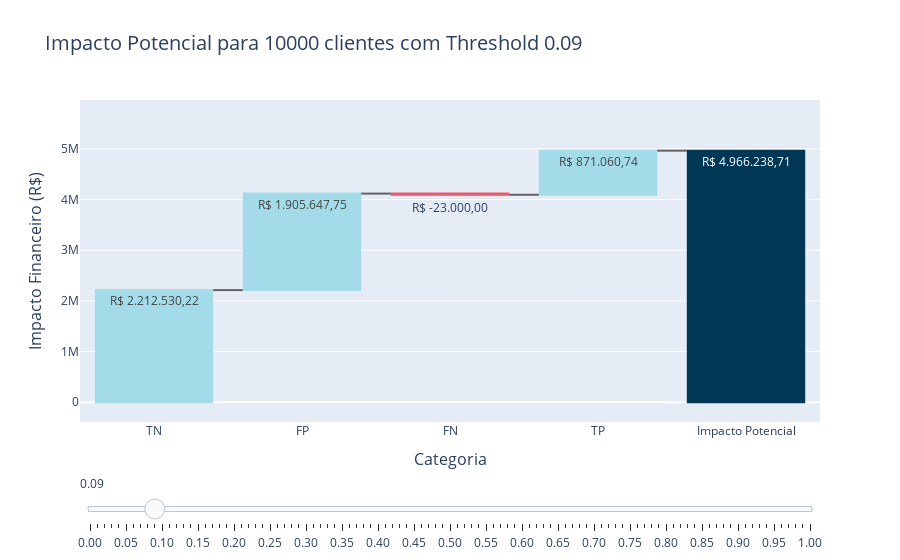

Notebook source saved alongside this figure:
### Code cell
import plotly.graph_objects as go



# Encontrar os valores mínimo e máximo do df
min = abs(df_impact.min().min())
min = -min - 10 ** int(np.log10(min))

max = abs(df_impact.max().max())
max = max + 10 ** int(np.log10(max))


# Encontrar o índice do maior impacto_potencial
threshold_index_inicial = df_impact['impacto_potencial'].idxmax()

# Função para criar a figura inicial do gráfico de cascata
def create_waterfall_figure(df, threshold_index):
    threshold = df['threshold'].iloc[threshold_index]
    values = [
        df['TN'].iloc[threshold_index],
        df['FP'].iloc[threshold_index],
        df['FN'].iloc[threshold_index],
        df['TP'].iloc[threshold_index],
    ]
    labels = ['TN', 'FP', 'FN', 'TP']
    total = df['impacto_potencial'].iloc[threshold_index]

    fig = go.Figure()

    fig.add_trace(go.Waterfall(
        name="Impacto Potencial",
        orientation="v",
        measure=["relative"] * len(values) + ["total"],
        x=labels + ['Impacto Potencial'],
        y=values + [total],
        base=0,
        connector={"line": {"color": "rgba(63, 63, 63, 0.8)"}},
        decreasing={"marker": {"color": "#e65a6d"}}, #red
        increasing={"marker": {"color": "#a3dce8"}}, #blue
        totals={"marker": {"color": "#003755" if total >= 0 else "red"}},
        text=[f"R$ {valor(v)}" for v in values] + [f"R$ {valor(total)}"]
    ))

    fig.update_layout(
        title=f"Impacto Potencial para {n_cliente} clientes com Threshold {threshold:.2f}",
        xaxis_title="Categoria",
        yaxis_title="Impacto Financeiro (R$)",
        title_font_size=20,
        xaxis_title_font_size=16,
        yaxis_title_font_size=16,
        yaxis=dict(range=[min, max])
    )

    return fig

# Criação inicial da figura
fig = create_waterfall_figure(df_impact, threshold_index_inicial)

# Criar o controle deslizante
steps = []
for i in range(len(thresholds)):

    step = {
        'method': 'update',
        'args': [
            {
                'y': [
                    [df_impact['TN'].iloc[i], 
                     df_impact['FP'].iloc[i], 
                     df_impact['FN'].iloc[i], 
                     df_impact['TP'].iloc[i], 
                     df_impact['impacto_potencial'].iloc[i]],  # Valores do gráfico de cascata e impacto total
                ],
                'totals':{"marker": {"color": "#003755" if df_impact['impacto_potencial'].iloc[i] >= 0 else "red"}},
                'text': [
                    [f"R$ {valor(v)}" for v in [df_impact['TN'].iloc[i],
                                                df_impact['FP'].iloc[i], 
                                                df_impact['FN'].iloc[i], 
                                                df_impact['TP'].iloc[i], 
                                                df_impact['impacto_potencial'].iloc[i]]]  # Textos
                ]
            },
            {'title': f"Impacto Potencial para {n_cliente} clientes com Threshold {df_impact['threshold'].iloc[i]:.2f}"}
        ],
        'label': f"{thresholds[i]:.2f}"    
    }
    steps.append(step)

sliders = [{
    'active': threshold_index_inicial,
    'pad': {"t": 50},
    'steps': steps
}]

fig.update_layout(
    sliders=sliders
)

# Mostrar o gráfico
fig.show()

### Figure 1 — Plotly figure (JSON) as saved in the notebook; plotly's stock layout.template omitted (floating-point values rounded to 4 significant figures)
{"data": [{"base": 0, "connector": {"line": {"color": "rgba(63, 63, 63, 0.8)"}}, "decreasing": {"marker": {"color": "#e65a6d"}}, "increasing": {"marker": {"color": "#a3dce8"}}, "measure": ["relative", "relative", "relative", "relative", "total"], "name": "Impacto Potencial", "orientation": "v", "text": ["R$ 2.212.530,22", "R$ 1.905.647,75", "R$ -23.000,00", "R$ 871.060,74", "R$ 4.966.238,71"], "totals": {"marker": {"color": "#003755"}}, "type": "waterfall", "x": ["TN", "FP", "FN", "TP", "Impacto Potencial"], "y": [2213000.0, 1906000.0, -23000, 871100.0, 4966000.0]}], "layout": {"sliders": [{"active": 9, "pad": {"t": 50}, "steps": [{"args": [{"text": [["R$ 0,00", "R$ 3.911.677,97", "R$ -0,00", "R$ 945.538,05", "R$ 4.857.216,02"]], "totals": {"marker": {"color": "#003755"}}, "y": [[0, 3912000.0, 0, 945500.0, 4857000.0]]}, {"title": "Impacto Potencial para 10000 clientes com Threshold 0.00"}], "label": "0.00", "method": "update"}, {"args": [{"text": [["R$ 0,00", "R$ 3.911.677,97", "R$ -0,00", "R$ 945.538,05", "R$ 4.857.216,02"]], "totals": {"marker": {"color": "#003755"}}, "y": [[0, 3912000.0, 0, 945500.0, 4857000.0]]}, {"title": "Impacto Potencial para 10000 clientes com Threshold 0.01"}], "label": "0.01", "method": "update"}, {"args": [{"text": [["R$ 185.716,82", "R$ 3.743.294,48", "R$ -1.000,00", "R$ 942.299,91", "R$ 4.870.311,21"]], "totals": {"marker": {"color": "#003755"}}, "y": [[185700.0, 3743000.0, -1000.0, 942300.0, 4870000.0]]}, {"title": "Impacto Potencial para 10000 clientes com Threshold 0.02"}], "label": "0.02", "method": "update"}, {"args": [{"text": [["R$ 526.792,91", "R$ 3.434.051,73", "R$ -3.500,00", "R$ 934.204,55", "R$ 4.891.549,18"]], "totals": {"marker": {"color": "#003755"}}, "y": [[526800.0, 3434000.0, -3500.0, 934200.0, 4892000.0]]}, {"title": "Impacto Potencial para 10000 clientes com Threshold 0.03"}], "label": "0.03", "method": "update"}, {"args": [{"text": [["R$ 912.512,46", "R$ 3.084.332,17", "R$ -5.000,00", "R$ 929.347,33", "R$ 4.921.191,97"]], "totals": {"marker": {"color": "#003755"}}, "y": [[912500.0, 3084000.0, -5000, 929300.0, 4921000.0]]}, {"title": "Impacto Potencial para 10000 clientes com Threshold 0.04"}], "label": "0.04", "method": "update"}, {"args": [{"text": [["R$ 1.182.159,00", "R$ 2.839.852,30", "R$ -9.500,00", "R$ 914.775,68", "R$ 4.927.286,98"]], "totals": {"marker": {"color": "#003755"}}, "y": [[1182000.0, 2840000.0, -9500, 914800.0, 4927000.0]]}, {"title": "Impacto Potencial para 10000 clientes com Threshold 0.05"}], "label": "0.05", "method": "update"}, {"args": [{"text": [["R$ 1.444.662,59", "R$ 2.601.848,71", "R$ -12.000,00", "R$ 906.680,32", "R$ 4.941.191,62"]], "totals": {"marker": {"color": "#003755"}}, "y": [[1445000.0, 2602000.0, -12000, 906700.0, 4941000.0]]}, {"title": "Impacto Potencial para 10000 clientes com Threshold 0.06"}], "label": "0.06", "method": "update"}, {"args": [{"text": [["R$ 1.691.094,52", "R$ 2.378.416,78", "R$ -14.000,00", "R$ 900.204,04", "R$ 4.955.715,34"]], "totals": {"marker": {"color": "#003755"}}, "y": [[1691000.0, 2378000.0, -14000.0, 900200.0, 4956000.0]]}, {"title": "Impacto Potencial para 10000 clientes com Threshold 0.07"}], "label": "0.07", "method": "update"}, {"args": [{"text": [["R$ 1.971.455,50", "R$ 2.124.222,47", "R$ -18.500,00", "R$ 885.632,39", "R$ 4.962.810,36"]], "totals": {"marker": {"color": "#003755"}}, "y": [[1971000.0, 2124000.0, -18500, 885600.0, 4963000.0]]}, {"title": "Impacto Potencial para 10000 clientes com Threshold 0.08"}], "label": "0.08", "method": "update"}, {"args": [{"text": [["R$ 2.212.530,22", "R$ 1.905.647,75", "R$ -23.000,00", "R$ 871.060,74", "R$ 4.966.238,71"]], "totals": {"marker": {"color": "#003755"}}, "y": [[2213000.0, 1906000.0, -23000, 871100.0, 4966000.0]]}, {"title": "Impacto Potencial para 10000 clientes com Threshold 0.09"}], "label": "0.09", "method": "update"}, {"args": [{"text": [["R$ 2.380.389,65", "R$ 1.753.454,98", "R$ -28.500,00", "R$ 853.250,95", "R$ 4.958.595,58"]], "totals": {"marker": {"color": "#003755"}}, "y": [[2380000.0, 1753000.0, -28500, 853300.0, 4959000.0]]}, {"title": "Impacto Potencial para 10000 clientes com Threshold 0.10"}], "label": "0.10", "method": "update"}, {"args": [{"text": [["R$ 2.485.748,23", "R$ 1.657.929,73", "R$ -33.500,00", "R$ 837.060,23", "R$ 4.947.238,20"]], "totals": {"marker": {"color": "#003755"}}, "y": [[2486000.0, 1658000.0, -33500, 837100.0, 4947000.0]]}, {"title": "Impacto Potencial para 10000 clientes com Threshold 0.11"}], "label": "0.11", "method": "update"}, {"args": [{"text": [["R$ 2.614.321,42", "R$ 1.541.356,55", "R$ -38.500,00", "R$ 820.869,51", "R$ 4.938.047,48"]], "totals": {"marker": {"color": "#003755"}}, "y": [[2614000.0, 1541000.0, -38500, 820900.0, 4938000.0]]}, {"title": "Impacto Potencial para 10000 clientes com Threshold 0.12"}], "label": "0.12", "method": "update"}, {"args": [{"text": [["R$ 2.732.180,17", "R$ 1.434.497,80", "R$ -40.000,00", "R$ 816.012,29", "R$ 4.942.690,26"]], "totals": {"marker": {"color": "#003755"}}, "y": [[2732000.0, 1434000.0, -40000, 816000.0, 4943000.0]]}, {"title": "Impacto Potencial para 10000 clientes com Threshold 0.13"}], "label": "0.13", "method": "update"}, {"args": [{"text": [["R$ 2.848.253,18", "R$ 1.329.258,12", "R$ -43.000,00", "R$ 806.297,86", "R$ 4.940.809,16"]], "totals": {"marker": {"color": "#003755"}}, "y": [[2848000.0, 1329000.0, -43000, 806300.0, 4941000.0]]}, {"title": "Impacto Potencial para 10000 clientes com Threshold 0.14"}], "label": "0.14", "method": "update"}, {"args": [{"text": [["R$ 2.971.469,15", "R$ 1.217.542,15", "R$ -45.500,00", "R$ 798.202,50", "R$ 4.941.713,80"]], "totals": {"marker": {"color": "#003755"}}, "y": [[2971000.0, 1218000.0, -45500, 798200.0, 4942000.0]]}, {"title": "Impacto Potencial para 10000 clientes com Threshold 0.15"}], "label": "0.15", "method": "update"}, {"args": [{"text": [["R$ 3.110.756,77", "R$ 1.091.254,53", "R$ -51.500,00", "R$ 778.773,64", "R$ 4.929.284,94"]], "totals": {"marker": {"color": "#003755"}}, "y": [[3111000.0, 1091000.0, -51500, 778800.0, 4929000.0]]}, {"title": "Impacto Potencial para 10000 clientes com Threshold 0.16"}], "label": "0.16", "method": "update"}, {"args": [{"text": [["R$ 3.201.829,44", "R$ 1.008.681,86", "R$ -56.000,00", "R$ 764.201,99", "R$ 4.918.713,29"]], "totals": {"marker": {"color": "#003755"}}, "y": [[3202000.0, 1009000.0, -56000.0, 764200.0, 4919000.0]]}, {"title": "Impacto Potencial para 10000 clientes com Threshold 0.17"}], "label": "0.17", "method": "update"}, {"args": [{"text": [["R$ 3.296.473,59", "R$ 922.871,04", "R$ -61.000,00", "R$ 748.011,27", "R$ 4.906.355,90"]], "totals": {"marker": {"color": "#003755"}}, "y": [[3296000.0, 922900.0, -61000, 748000.0, 4906000.0]]}, {"title": "Impacto Potencial para 10000 clientes com Threshold 0.18"}], "label": "0.18", "method": "update"}, {"args": [{"text": [["R$ 3.339.331,32", "R$ 884.013,32", "R$ -63.000,00", "R$ 741.534,98", "R$ 4.901.879,61"]], "totals": {"marker": {"color": "#003755"}}, "y": [[3339000.0, 884000.0, -63000.0, 741500.0, 4902000.0]]}, {"title": "Impacto Potencial para 10000 clientes com Threshold 0.19"}], "label": "0.19", "method": "update"}, {"args": [{"text": [["R$ 3.425.046,78", "R$ 806.297,86", "R$ -67.000,00", "R$ 728.582,40", "R$ 4.892.927,04"]], "totals": {"marker": {"color": "#003755"}}, "y": [[3425000.0, 806300.0, -67000, 728600.0, 4893000.0]]}, {"title": "Impacto Potencial para 10000 clientes com Threshold 0.20"}], "label": "0.20", "method": "update"}, {"args": [{"text": [["R$ 3.466.118,76", "R$ 769.059,20", "R$ -70.000,00", "R$ 718.867,97", "R$ 4.884.045,94"]], "totals": {"marker": {"color": "#003755"}}, "y": [[3466000.0, 769100.0, -70000, 718900.0, 4884000.0]]}, {"title": "Impacto Potencial para 10000 clientes com Threshold 0.21"}], "label": "0.21", "method": "update"}, {"args": [{"text": [["R$ 3.507.190,75", "R$ 731.820,55", "R$ -72.500,00", "R$ 710.772,61", "R$ 4.877.283,91"]], "totals": {"marker": {"color": "#003755"}}, "y": [[3507000.0, 731800.0, -72500, 710800.0, 4877000.0]]}, {"title": "Impacto Potencial para 10000 clientes com Threshold 0.22"}], "label": "0.22", "method": "update"}, {"args": [{"text": [["R$ 3.592.906,21", "R$ 654.105,09", "R$ -76.000,00", "R$ 699.439,11", "R$ 4.870.450,41"]], "totals": {"marker": {"color": "#003755"}}, "y": [[3593000.0, 654100.0, -76000, 699400.0, 4870000.0]]}, {"title": "Impacto Potencial para 10000 clientes com Threshold 0.23"}], "label": "0.23", "method": "update"}, {"args": [{"text": [["R$ 3.637.549,68", "R$ 613.628,29", "R$ -80.000,00", "R$ 686.486,53", "R$ 4.857.664,50"]], "totals": {"marker": {"color": "#003755"}}, "y": [[3638000.0, 613600.0, -80000, 686500.0, 4858000.0]]}, {"title": "Impacto Potencial para 10000 clientes com Threshold 0.24"}], "label": "0.24", "method": "update"}, {"args": [{"text": [["R$ 3.676.835,93", "R$ 578.008,71", "R$ -84.000,00", "R$ 673.533,95", "R$ 4.844.378,59"]], "totals": {"marker": {"color": "#003755"}}, "y": [[3677000.0, 578000.0, -84000, 673500.0, 4844000.0]]}, {"title": "Impacto Potencial para 10000 clientes com Threshold 0.25"}], "label": "0.25", "method": "update"}, {"args": [{"text": [["R$ 3.721.479,40", "R$ 537.531,91", "R$ -90.000,00", "R$ 654.105,09", "R$ 4.823.116,39"]], "totals": {"marker": {"color": "#003755"}}, "y": [[3721000.0, 537500.0, -90000, 654100.0, 4823000.0]]}, {"title": "Impacto Potencial para 10000 clientes com Threshold 0.26"}], "label": "0.26", "method": "update"}, {"args": [{"text": [["R$ 3.758.979,91", "R$ 503.531,39", "R$ -93.000,00", "R$ 644.390,66", "R$ 4.813.901,96"]], "totals": {"marker": {"color": "#003755"}}, "y": [[3759000.0, 503500.0, -93000, 644400.0, 4814000.0]]}, {"title": "Impacto Potencial para 10000 clientes com Threshold 0.27"}], "label": "0.27", "method": "update"}, {"args": [{"text": [["R$ 3.807.194,85", "R$ 459.816,45", "R$ -96.500,00", "R$ 633.057,15", "R$ 4.803.568,46"]], "totals": {"marker": {"color": "#003755"}}, "y": [[3807000.0, 459800.0, -96500, 633100.0, 4804000.0]]}, {"title": "Impacto Potencial para 10000 clientes com Threshold 0.28"}], "label": "0.28", "method": "update"}, {"args": [{"text": [["R$ 3.855.409,80", "R$ 416.101,51", "R$ -101.000,00", "R$ 618.485,51", "R$ 4.788.996,81"]], "totals": {"marker": {"color": "#003755"}}, "y": [[3855000.0, 416100.0, -101000, 618500.0, 4789000.0]]}, {"title": "Impacto Potencial para 10000 clientes com Threshold 0.29"}], "label": "0.29", "method": "update"}, {"args": [{"text": [["R$ 3.903.624,74", "R$ 372.386,56", "R$ -104.500,00", "R$ 607.152,00", "R$ 4.778.663,30"]], "totals": {"marker": {"color": "#003755"}}, "y": [[3904000.0, 372400.0, -104500.0, 607200.0, 4779000.0]]}, {"title": "Impacto Potencial para 10000 clientes com Threshold 0.30"}], "label": "0.30", "method": "update"}, {"args": [{"text": [["R$ 3.939.339,51", "R$ 340.005,12", "R$ -109.500,00", "R$ 590.961,28", "R$ 4.760.805,92"]], "totals": {"marker": {"color": "#003755"}}, "y": [[3939000.0, 340000.0, -109500, 591000.0, 4761000.0]]}, {"title": "Impacto Potencial para 10000 clientes com Threshold 0.31"}], "label": "0.31", "method": "update"}, {"args": [{"text": [["R$ 3.964.339,85", "R$ 317.338,11", "R$ -113.500,00", "R$ 578.008,71", "R$ 4.746.186,67"]], "totals": {"marker": {"color": "#003755"}}, "y": [[3964000.0, 317300.0, -113500, 578000.0, 4746000.0]]}, {"title": "Impacto Potencial para 10000 clientes com Threshold 0.32"}], "label": "0.32", "method": "update"}, {"args": [{"text": [["R$ 3.985.768,72", "R$ 297.909,25", "R$ -118.500,00", "R$ 561.817,99", "R$ 4.726.995,95"]], "totals": {"marker": {"color": "#003755"}}, "y": [[3986000.0, 297900.0, -118500, 561800.0, 4727000.0]]}, {"title": "Impacto Potencial para 10000 clientes com Threshold 0.33"}], "label": "0.33", "method": "update"}, {"args": [{"text": [["R$ 4.014.340,54", "R$ 272.004,10", "R$ -121.500,00", "R$ 552.103,55", "R$ 4.716.948,19"]], "totals": {"marker": {"color": "#003755"}}, "y": [[4014000.0, 272000.0, -121500, 552100.0, 4717000.0]]}, {"title": "Impacto Potencial para 10000 clientes com Threshold 0.34"}], "label": "0.34", "method": "update"}, {"args": [{"text": [["R$ 4.033.983,66", "R$ 254.194,31", "R$ -125.000,00", "R$ 540.770,05", "R$ 4.703.948,02"]], "totals": {"marker": {"color": "#003755"}}, "y": [[4034000.0, 254200.0, -125000, 540800.0, 4704000.0]]}, {"title": "Impacto Potencial para 10000 clientes com Threshold 0.35"}], "label": "0.35", "method": "update"}, {"args": [{"text": [["R$ 4.037.555,14", "R$ 250.956,16", "R$ -129.000,00", "R$ 527.817,47", "R$ 4.687.328,78"]], "totals": {"marker": {"color": "#003755"}}, "y": [[4038000.0, 251000.0, -129000.0, 527800.0, 4687000.0]]}, {"title": "Impacto Potencial para 10000 clientes com Threshold 0.36"}], "label": "0.36", "method": "update"}, {"args": [{"text": [["R$ 4.046.483,83", "R$ 242.860,80", "R$ -132.500,00", "R$ 516.483,97", "R$ 4.673.328,60"]], "totals": {"marker": {"color": "#003755"}}, "y": [[4046000.0, 242900.0, -132500, 516500.0, 4673000.0]]}, {"title": "Impacto Potencial para 10000 clientes com Threshold 0.37"}], "label": "0.37", "method": "update"}, {"args": [{"text": [["R$ 4.071.484,18", "R$ 220.193,79", "R$ -135.000,00", "R$ 508.388,61", "R$ 4.665.066,58"]], "totals": {"marker": {"color": "#003755"}}, "y": [[4071000.0, 220200.0, -135000, 508400.0, 4665000.0]]}, {"title": "Impacto Potencial para 10000 clientes com Threshold 0.38"}], "label": "0.38", "method": "update"}, {"args": [{"text": [["R$ 4.082.198,61", "R$ 210.479,36", "R$ -136.500,00", "R$ 503.531,39", "R$ 4.659.709,36"]], "totals": {"marker": {"color": "#003755"}}, "y": [[4082000.0, 210500.0, -136500, 503500.0, 4660000.0]]}, {"title": "Impacto Potencial para 10000 clientes com Threshold 0.39"}], "label": "0.39", "method": "update"}, {"args": [{"text": [["R$ 4.087.555,82", "R$ 205.622,14", "R$ -138.500,00", "R$ 497.055,11", "R$ 4.651.733,07"]], "totals": {"marker": {"color": "#003755"}}, "y": [[4088000.0, 205600.0, -138500, 497100.0, 4652000.0]]}, {"title": "Impacto Potencial para 10000 clientes com Threshold 0.40"}], "label": "0.40", "method": "update"}, {"args": [{"text": [["R$ 4.098.270,26", "R$ 195.907,71", "R$ -140.000,00", "R$ 492.197,89", "R$ 4.646.375,86"]], "totals": {"marker": {"color": "#003755"}}, "y": [[4098000.0, 195900.0, -140000, 492200.0, 4646000.0]]}, {"title": "Impacto Potencial para 10000 clientes com Threshold 0.41"}], "label": "0.41", "method": "update"}, {"args": [{"text": [["R$ 4.110.770,43", "R$ 184.574,21", "R$ -142.500,00", "R$ 484.102,53", "R$ 4.636.947,16"]], "totals": {"marker": {"color": "#003755"}}, "y": [[4111000.0, 184600.0, -142500, 484100.0, 4637000.0]]}, {"title": "Impacto Potencial para 10000 clientes com Threshold 0.42"}], "label": "0.42", "method": "update"}, {"args": [{"text": [["R$ 4.116.127,64", "R$ 179.716,99", "R$ -146.500,00", "R$ 471.149,95", "R$ 4.620.494,59"]], "totals": {"marker": {"color": "#003755"}}, "y": [[4116000.0, 179700.0, -146500, 471100.0, 4620000.0]]}, {"title": "Impacto Potencial para 10000 clientes com Threshold 0.43"}], "label": "0.43", "method": "update"}, {"args": [{"text": [["R$ 4.125.056,34", "R$ 171.621,63", "R$ -147.500,00", "R$ 467.911,81", "R$ 4.617.089,78"]], "totals": {"marker": {"color": "#003755"}}, "y": [[4125000.0, 171600.0, -147500, 467900.0, 4617000.0]]}, {"title": "Impacto Potencial para 10000 clientes com Threshold 0.44"}], "label": "0.44", "method": "update"}, {"args": [{"text": [["R$ 4.130.413,55", "R$ 166.764,42", "R$ -148.500,00", "R$ 464.673,67", "R$ 4.613.351,63"]], "totals": {"marker": {"color": "#003755"}}, "y": [[4130000.0, 166800.0, -148500, 464700.0, 4613000.0]]}, {"title": "Impacto Potencial para 10000 clientes com Threshold 0.45"}], "label": "0.45", "method": "update"}, {"args": [{"text": [["R$ 4.137.556,51", "R$ 160.288,13", "R$ -149.000,00", "R$ 463.054,59", "R$ 4.611.899,23"]], "totals": {"marker": {"color": "#003755"}}, "y": [[4138000.0, 160300.0, -149000, 463100.0, 4612000.0]]}, {"title": "Impacto Potencial para 10000 clientes com Threshold 0.46"}], "label": "0.46", "method": "update"}, {"args": [{"text": [["R$ 4.144.699,46", "R$ 153.811,84", "R$ -152.500,00", "R$ 451.721,09", "R$ 4.597.732,39"]], "totals": {"marker": {"color": "#003755"}}, "y": [[4145000.0, 153800.0, -152500, 451700.0, 4598000.0]]}, {"title": "Impacto Potencial para 10000 clientes com Threshold 0.47"}], "label": "0.47", "method": "update"}, {"args": [{"text": [["R$ 4.153.628,15", "R$ 145.716,48", "R$ -153.500,00", "R$ 448.482,95", "R$ 4.594.327,58"]], "totals": {"marker": {"color": "#003755"}}, "y": [[4154000.0, 145700.0, -153500, 448500.0, 4594000.0]]}, {"title": "Impacto Potencial para 10000 clientes com Threshold 0.48"}], "label": "0.48", "method": "update"}, {"args": [{"text": [["R$ 4.171.485,54", "R$ 129.525,76", "R$ -155.000,00", "R$ 443.625,73", "R$ 4.589.637,03"]], "totals": {"marker": {"color": "#003755"}}, "y": [[4171000.0, 129500.0, -155000, 443600.0, 4590000.0]]}, {"title": "Impacto Potencial para 10000 clientes com Threshold 0.49"}], "label": "0.49", "method": "update"}, {"args": [{"text": [["R$ 4.185.771,45", "R$ 116.573,18", "R$ -158.500,00", "R$ 432.292,23", "R$ 4.576.136,86"]], "totals": {"marker": {"color": "#003755"}}, "y": [[4186000.0, 116600.0, -158500, 432300.0, 4576000.0]]}, {"title": "Impacto Potencial para 10000 clientes com Threshold 0.50"}], "label": "0.50", "method": "update"}, {"args": [{"text": [["R$ 4.194.700,14", "R$ 108.477,82", "R$ -161.000,00", "R$ 424.196,87", "R$ 4.566.374,83"]], "totals": {"marker": {"color": "#003755"}}, "y": [[4195000.0, 108500.0, -161000, 424200.0, 4566000.0]]}, {"title": "Impacto Potencial para 10000 clientes com Threshold 0.51"}], "label": "0.51", "method": "update"}, {"args": [{"text": [["R$ 4.201.843,10", "R$ 102.001,54", "R$ -162.500,00", "R$ 419.339,65", "R$ 4.560.684,28"]], "totals": {"marker": {"color": "#003755"}}, "y": [[4202000.0, 102000.0, -162500, 419300.0, 4561000.0]]}, {"title": "Impacto Potencial para 10000 clientes com Threshold 0.52"}], "label": "0.52", "method": "update"}, {"args": [{"text": [["R$ 4.210.771,79", "R$ 93.906,18", "R$ -164.500,00", "R$ 412.863,36", "R$ 4.553.041,33"]], "totals": {"marker": {"color": "#003755"}}, "y": [[4211000.0, 93910.0, -164500, 412900.0, 4553000.0]]}, {"title": "Impacto Potencial para 10000 clientes com Threshold 0.53"}], "label": "0.53", "method": "update"}, {"args": [{"text": [["R$ 4.216.129,01", "R$ 89.048,96", "R$ -166.500,00", "R$ 406.387,07", "R$ 4.545.065,04"]], "totals": {"marker": {"color": "#003755"}}, "y": [[4216000.0, 89050.0, -166500, 406400.0, 4545000.0]]}, {"title": "Impacto Potencial para 10000 clientes com Threshold 0.54"}], "label": "0.54", "method": "update"}, {"args": [{"text": [["R$ 4.225.057,70", "R$ 80.953,60", "R$ -168.000,00", "R$ 401.529,86", "R$ 4.539.541,16"]], "totals": {"marker": {"color": "#003755"}}, "y": [[4225000.0, 80950.0, -168000, 401500.0, 4540000.0]]}, {"title": "Impacto Potencial para 10000 clientes com Threshold 0.55"}], "label": "0.55", "method": "update"}, {"args": [{"text": [["R$ 4.228.629,18", "R$ 77.715,46", "R$ -171.000,00", "R$ 391.815,43", "R$ 4.527.160,06"]], "totals": {"marker": {"color": "#003755"}}, "y": [[4229000.0, 77720.0, -171000, 391800.0, 4527000.0]]}, {"title": "Impacto Potencial para 10000 clientes com Threshold 0.56"}], "label": "0.56", "method": "update"}, {"args": [{"text": [["R$ 4.232.200,66", "R$ 74.477,31", "R$ -174.000,00", "R$ 382.100,99", "R$ 4.514.778,96"]], "totals": {"marker": {"color": "#003755"}}, "y": [[4232000.0, 74480.0, -174000.0, 382100.0, 4515000.0]]}, {"title": "Impacto Potencial para 10000 clientes com Threshold 0.57"}], "label": "0.57", "method": "update"}, {"args": [{"text": [["R$ 4.237.557,87", "R$ 69.620,10", "R$ -174.500,00", "R$ 380.481,92", "R$ 4.513.159,89"]], "totals": {"marker": {"color": "#003755"}}, "y": [[4238000.0, 69620.0, -174500, 380500.0, 4513000.0]]}, {"title": "Impacto Potencial para 10000 clientes com Threshold 0.58"}], "label": "0.58", "method": "update"}, {"args": [{"text": [["R$ 4.242.915,09", "R$ 64.762,88", "R$ -177.000,00", "R$ 372.386,56", "R$ 4.503.064,53"]], "totals": {"marker": {"color": "#003755"}}, "y": [[4243000.0, 64760.0, -177000, 372400.0, 4503000.0]]}, {"title": "Impacto Potencial para 10000 clientes com Threshold 0.59"}], "label": "0.59", "method": "update"}, {"args": [{"text": [["R$ 4.244.700,83", "R$ 63.143,81", "R$ -183.500,00", "R$ 351.338,63", "R$ 4.475.683,26"]], "totals": {"marker": {"color": "#003755"}}, "y": [[4245000.0, 63140.0, -183500, 351300.0, 4476000.0]]}, {"title": "Impacto Potencial para 10000 clientes com Threshold 0.60"}], "label": "0.60", "method": "update"}, {"args": [{"text": [["R$ 4.244.700,83", "R$ 63.143,81", "R$ -186.500,00", "R$ 341.624,19", "R$ 4.462.968,83"]], "totals": {"marker": {"color": "#003755"}}, "y": [[4245000.0, 63140.0, -186500.0, 341600.0, 4463000.0]]}, {"title": "Impacto Potencial para 10000 clientes com Threshold 0.61"}], "label": "0.61", "method": "update"}, {"args": [{"text": [["R$ 4.258.986,74", "R$ 50.191,23", "R$ -190.000,00", "R$ 330.290,69", "R$ 4.449.468,66"]], "totals": {"marker": {"color": "#003755"}}, "y": [[4259000.0, 50190.0, -190000, 330300.0, 4449000.0]]}, {"title": "Impacto Potencial para 10000 clientes com Threshold 0.62"}], "label": "0.62", "method": "update"}, {"args": [{"text": [["R$ 4.269.701,17", "R$ 40.476,80", "R$ -193.000,00", "R$ 320.576,26", "R$ 4.437.754,23"]], "totals": {"marker": {"color": "#003755"}}, "y": [[4270000.0, 40480.0, -193000, 320600.0, 4438000.0]]}, {"title": "Impacto Potencial para 10000 clientes com Threshold 0.63"}], "label": "0.63", "method": "update"}, {"args": [{"text": [["R$ 4.271.486,91", "R$ 38.857,73", "R$ -198.000,00", "R$ 304.385,54", "R$ 4.416.730,17"]], "totals": {"marker": {"color": "#003755"}}, "y": [[4271000.0, 38860.0, -198000, 304400.0, 4417000.0]]}, {"title": "Impacto Potencial para 10000 clientes com Threshold 0.64"}], "label": "0.64", "method": "update"}, {"args": [{"text": [["R$ 4.283.987,08", "R$ 27.524,22", "R$ -202.500,00", "R$ 289.813,89", "R$ 4.398.825,19"]], "totals": {"marker": {"color": "#003755"}}, "y": [[4284000.0, 27520.0, -202500, 289800.0, 4399000.0]]}, {"title": "Impacto Potencial para 10000 clientes com Threshold 0.65"}], "label": "0.65", "method": "update"}, {"args": [{"text": [["R$ 4.285.772,82", "R$ 25.905,15", "R$ -205.000,00", "R$ 281.718,53", "R$ 4.388.396,50"]], "totals": {"marker": {"color": "#003755"}}, "y": [[4286000.0, 25910.0, -205000, 281700.0, 4388000.0]]}, {"title": "Impacto Potencial para 10000 clientes com Threshold 0.66"}], "label": "0.66", "method": "update"}, {"args": [{"text": [["R$ 4.289.344,29", "R$ 22.667,01", "R$ -208.000,00", "R$ 272.004,10", "R$ 4.376.015,40"]], "totals": {"marker": {"color": "#003755"}}, "y": [[4289000.0, 22670.0, -208000, 272000.0, 4376000.0]]}, {"title": "Impacto Potencial para 10000 clientes com Threshold 0.67"}], "label": "0.67", "method": "update"}, {"args": [{"text": [["R$ 4.296.487,25", "R$ 16.190,72", "R$ -209.500,00", "R$ 267.146,88", "R$ 4.370.324,85"]], "totals": {"marker": {"color": "#003755"}}, "y": [[4296000.0, 16190.0, -209500, 267100.0, 4370000.0]]}, {"title": "Impacto Potencial para 10000 clientes com Threshold 0.68"}], "label": "0.68", "method": "update"}, {"args": [{"text": [["R$ 4.298.272,99", "R$ 14.571,65", "R$ -213.000,00", "R$ 255.813,38", "R$ 4.355.658,01"]], "totals": {"marker": {"color": "#003755"}}, "y": [[4298000.0, 14570.0, -213000.0, 255800.0, 4356000.0]]}, {"title": "Impacto Potencial para 10000 clientes com Threshold 0.69"}], "label": "0.69", "method": "update"}, {"args": [{"text": [["R$ 4.298.272,99", "R$ 14.571,65", "R$ -214.500,00", "R$ 250.956,16", "R$ 4.349.300,80"]], "totals": {"marker": {"color": "#003755"}}, "y": [[4298000.0, 14570.0, -214500, 251000.0, 4349000.0]]}, {"title": "Impacto Potencial para 10000 clientes com Threshold 0.70"}], "label": "0.70", "method": "update"}, {"args": [{"text": [["R$ 4.300.058,73", "R$ 12.952,58", "R$ -218.000,00", "R$ 239.622,66", "R$ 4.334.633,96"]], "totals": {"marker": {"color": "#003755"}}, "y": [[4300000.0, 12950.0, -218000, 239600.0, 4335000.0]]}, {"title": "Impacto Potencial para 10000 clientes com Threshold 0.71"}], "label": "0.71", "method": "update"}, {"args": [{"text": [["R$ 4.301.844,46", "R$ 11.333,50", "R$ -219.500,00", "R$ 234.765,44", "R$ 4.328.443,41"]], "totals": {"marker": {"color": "#003755"}}, "y": [[4302000.0, 11330.0, -219500.0, 234800.0, 4328000.0]]}, {"title": "Impacto Potencial para 10000 clientes com Threshold 0.72"}], "label": "0.72", "method": "update"}, {"args": [{"text": [["R$ 4.301.844,46", "R$ 11.333,50", "R$ -224.000,00", "R$ 220.193,79", "R$ 4.309.371,76"]], "totals": {"marker": {"color": "#003755"}}, "y": [[4302000.0, 11330.0, -224000.0, 220200.0, 4309000.0]]}, {"title": "Impacto Potencial para 10000 clientes com Threshold 0.73"}], "label": "0.73", "method": "update"}, {"args": [{"text": [["R$ 4.303.630,20", "R$ 9.714,43", "R$ -226.000,00", "R$ 213.717,50", "R$ 4.301.062,14"]], "totals": {"marker": {"color": "#003755"}}, "y": [[4304000.0, 9714.0, -226000, 213700.0, 4301000.0]]}, {"title": "Impacto Potencial para 10000 clientes com Threshold 0.74"}], "label": "0.74", "method": "update"}, {"args": [{"text": [["R$ 4.305.415,94", "R$ 8.095,36", "R$ -228.500,00", "R$ 205.622,14", "R$ 4.290.633,45"]], "totals": {"marker": {"color": "#003755"}}, "y": [[4305000.0, 8095.0, -228500.0, 205600.0, 4291000.0]]}, {"title": "Impacto Potencial para 10000 clientes com Threshold 0.75"}], "label": "0.75", "method": "update"}, {"args": [{"text": [["R$ 4.307.201,68", "R$ 6.476,29", "R$ -233.000,00", "R$ 191.050,50", "R$ 4.271.728,46"]], "totals": {"marker": {"color": "#003755"}}, "y": [[4307000.0, 6476.0, -233000.0, 191100.0, 4272000.0]]}, {"title": "Impacto Potencial para 10000 clientes com Threshold 0.76"}], "label": "0.76", "method": "update"}, {"args": [{"text": [["R$ 4.307.201,68", "R$ 6.476,29", "R$ -237.000,00", "R$ 178.097,92", "R$ 4.254.775,89"]], "totals": {"marker": {"color": "#003755"}}, "y": [[4307000.0, 6476.0, -237000, 178100.0, 4255000.0]]}, {"title": "Impacto Potencial para 10000 clientes com Threshold 0.77"}], "label": "0.77", "method": "update"}, {"args": [{"text": [["R$ 4.307.201,68", "R$ 6.476,29", "R$ -240.000,00", "R$ 168.383,49", "R$ 4.242.061,46"]], "totals": {"marker": {"color": "#003755"}}, "y": [[4307000.0, 6476.0, -240000, 168400.0, 4242000.0]]}, {"title": "Impacto Potencial para 10000 clientes com Threshold 0.78"}], "label": "0.78", "method": "update"}, {"args": [{"text": [["R$ 4.307.201,68", "R$ 6.476,29", "R$ -244.500,00", "R$ 153.811,84", "R$ 4.222.989,81"]], "totals": {"marker": {"color": "#003755"}}, "y": [[4307000.0, 6476.0, -244500, 153800.0, 4223000.0]]}, {"title": "Impacto Potencial para 10000 clientes com Threshold 0.79"}], "label": "0.79", "method": "update"}, {"args": [{"text": [["R$ 4.310.773,16", "R$ 3.238,14", "R$ -247.500,00", "R$ 144.097,41", "R$ 4.210.608,71"]], "totals": {"marker": {"color": "#003755"}}, "y": [[4311000.0, 3238.0, -247500, 144100.0, 4211000.0]]}, {"title": "Impacto Potencial para 10000 clientes com Threshold 0.80"}], "label": "0.80", "method": "update"}, {"args": [{"text": [["R$ 4.310.773,16", "R$ 3.238,14", "R$ -252.500,00", "R$ 127.906,69", "R$ 4.189.417,99"]], "totals": {"marker": {"color": "#003755"}}, "y": [[4311000.0, 3238.0, -252500, 127900.0, 4189000.0]]}, {"title": "Impacto Potencial para 10000 clientes com Threshold 0.81"}], "label": "0.81", "method": "update"}, {"args": [{"text": [["R$ 4.312.558,90", "R$ 1.619,07", "R$ -256.500,00", "R$ 114.954,11", "R$ 4.172.632,08"]], "totals": {"marker": {"color": "#003755"}}, "y": [[4313000.0, 1619.0, -256500.0, 115000.0, 4173000.0]]}, {"title": "Impacto Potencial para 10000 clientes com Threshold 0.82"}], "label": "0.82", "method": "update"}, {"args": [{"text": [["R$ 4.314.344,63", "R$ 0,00", "R$ -260.500,00", "R$ 102.001,54", "R$ 4.155.846,17"]], "totals": {"marker": {"color": "#003755"}}, "y": [[4314000.0, 0, -260500, 102000.0, 4156000.0]]}, {"title": "Impacto Potencial para 10000 clientes com Threshold 0.83"}], "label": "0.83", "method": "update"}, {"args": [{"text": [["R$ 4.314.344,63", "R$ 0,00", "R$ -262.500,00", "R$ 95.525,25", "R$ 4.147.369,88"]], "totals": {"marker": {"color": "#003755"}}, "y": [[4314000.0, 0, -262500, 95530.0, 4147000.0]]}, {"title": "Impacto Potencial para 10000 clientes com Threshold 0.84"}], "label": "0.84", "method": "update"}, {"args": [{"text": [["R$ 4.314.344,63", "R$ 0,00", "R$ -268.500,00", "R$ 76.096,38", "R$ 4.121.941,02"]], "totals": {"marker": {"color": "#003755"}}, "y": [[4314000.0, 0, -268500, 76100.0, 4122000.0]]}, {"title": "Impacto Potencial para 10000 clientes com Threshold 0.85"}], "label": "0.85", "method": "update"}, {"args": [{"text": [["R$ 4.314.344,63", "R$ 0,00", "R$ -272.500,00", "R$ 63.143,81", "R$ 4.104.988,44"]], "totals": {"marker": {"color": "#003755"}}, "y": [[4314000.0, 0, -272500, 63140.0, 4105000.0]]}, {"title": "Impacto Potencial para 10000 clientes com Threshold 0.86"}], "label": "0.86", "method": "update"}, {"args": [{"text": [["R$ 4.314.344,63", "R$ 0,00", "R$ -276.000,00", "R$ 51.810,30", "R$ 4.090.154,94"]], "totals": {"marker": {"color": "#003755"}}, "y": [[4314000.0, 0, -276000, 51810.0, 4090000.0]]}, {"title": "Impacto Potencial para 10000 clientes com Threshold 0.87"}], "label": "0.87", "method": "update"}, {"args": [{"text": [["R$ 4.314.344,63", "R$ 0,00", "R$ -281.500,00", "R$ 34.000,51", "R$ 4.066.845,15"]], "totals": {"marker": {"color": "#003755"}}, "y": [[4314000.0, 0, -281500, 34000.0, 4067000.0]]}, {"title": "Impacto Potencial para 10000 clientes com Threshold 0.88"}], "label": "0.88", "method": "update"}, {"args": [{"text": [["R$ 4.314.344,63", "R$ 0,00", "R$ -286.000,00", "R$ 19.428,86", "R$ 4.047.773,50"]], "totals": {"marker": {"color": "#003755"}}, "y": [[4314000.0, 0, -286000, 19430.0, 4048000.0]]}, {"title": "Impacto Potencial para 10000 clientes com Threshold 0.89"}], "label": "0.89", "method": "update"}, {"args": [{"text": [["R$ 4.314.344,63", "R$ 0,00", "R$ -287.000,00", "R$ 16.190,72", "R$ 4.043.535,35"]], "totals": {"marker": {"color": "#003755"}}, "y": [[4314000.0, 0, -287000, 16190.0, 4044000.0]]}, {"title": "Impacto Potencial para 10000 clientes com Threshold 0.90"}], "label": "0.90", "method": "update"}, {"args": [{"text": [["R$ 4.314.344,63", "R$ 0,00", "R$ -288.000,00", "R$ 12.952,58", "R$ 4.039.297,21"]], "totals": {"marker": {"color": "#003755"}}, "y": [[4314000.0, 0, -288000, 12950.0, 4039000.0]]}, {"title": "Impacto Potencial para 10000 clientes com Threshold 0.91"}], "label": "0.91", "method": "update"}, {"args": [{"text": [["R$ 4.314.344,63", "R$ 0,00", "R$ -288.500,00", "R$ 11.333,50", "R$ 4.037.178,14"]], "totals": {"marker": {"color": "#003755"}}, "y": [[4314000.0, 0, -288500, 11330.0, 4037000.0]]}, {"title": "Impacto Potencial para 10000 clientes com Threshold 0.92"}], "label": "0.92", "method": "update"}, {"args": [{"text": [["R$ 4.314.344,63", "R$ 0,00", "R$ -289.500,00", "R$ 8.095,36", "R$ 4.032.939,99"]], "totals": {"marker": {"color": "#003755"}}, "y": [[4314000.0, 0, -289500, 8095.0, 4033000.0]]}, {"title": "Impacto Potencial para 10000 clientes com Threshold 0.93"}], "label": "0.93", "method": "update"}, {"args": [{"text": [["R$ 4.314.344,63", "R$ 0,00", "R$ -291.000,00", "R$ 3.238,14", "R$ 4.026.582,78"]], "totals": {"marker": {"color": "#003755"}}, "y": [[4314000.0, 0, -291000, 3238.0, 4027000.0]]}, {"title": "Impacto Potencial para 10000 clientes com Threshold 0.94"}], "label": "0.94", "method": "update"}, {"args": [{"text": [["R$ 4.314.344,63", "R$ 0,00", "R$ -291.000,00", "R$ 3.238,14", "R$ 4.026.582,78"]], "totals": {"marker": {"color": "#003755"}}, "y": [[4314000.0, 0, -291000, 3238.0, 4027000.0]]}, {"title": "Impacto Potencial para 10000 clientes com Threshold 0.95"}], "label": "0.95", "method": "update"}, {"args": [{"text": [["R$ 4.314.344,63", "R$ 0,00", "R$ -292.000,00", "R$ 0,00", "R$ 4.022.344,63"]], "totals": {"marker": {"color": "#003755"}}, "y": [[4314000.0, 0, -292000, 0, 4022000.0]]}, {"title": "Impacto Potencial para 10000 clientes com Threshold 0.96"}], "label": "0.96", "method": "update"}, {"args": [{"text": [["R$ 4.314.344,63", "R$ 0,00", "R$ -292.000,00", "R$ 0,00", "R$ 4.022.344,63"]], "totals": {"marker": {"color": "#003755"}}, "y": [[4314000.0, 0, -292000, 0, 4022000.0]]}, {"title": "Impacto Potencial para 10000 clientes com Threshold 0.97"}], "label": "0.97", "method": "update"}, {"args": [{"text": [["R$ 4.314.344,63", "R$ 0,00", "R$ -292.000,00", "R$ 0,00", "R$ 4.022.344,63"]], "totals": {"marker": {"color": "#003755"}}, "y": [[4314000.0, 0, -292000, 0, 4022000.0]]}, {"title": "Impacto Potencial para 10000 clientes com Threshold 0.98"}], "label": "0.98", "method": "update"}, {"args": [{"text": [["R$ 4.314.344,63", "R$ 0,00", "R$ -292.000,00", "R$ 0,00", "R$ 4.022.344,63"]], "totals": {"marker": {"color": "#003755"}}, "y": [[4314000.0, 0, -292000, 0, 4022000.0]]}, {"title": "Impacto Potencial para 10000 clientes com Threshold 0.99"}], "label": "0.99", "method": "update"}, {"args": [{"text": [["R$ 4.314.344,63", "R$ 0,00", "R$ -292.000,00", "R$ 0,00", "R$ 4.022.344,63"]], "totals": {"marker": {"color": "#003755"}}, "y": [[4314000.0, 0, -292000, 0, 4022000.0]]}, {"title": "Impacto Potencial para 10000 clientes com Threshold 1.00"}], "label": "1.00", "method": "update"}]}], "title": {"font": {"size": 20}, "text": "Impacto Potencial para 10000 clientes com Threshold 0.09"}, "xaxis": {"title": {"font": {"size": 16}, "text": "Categoria"}}, "yaxis": {"range": [-392000, 5966000.0], "title": {"font": {"size": 16}, "text": "Impacto Financeiro (R$)"}}}}
